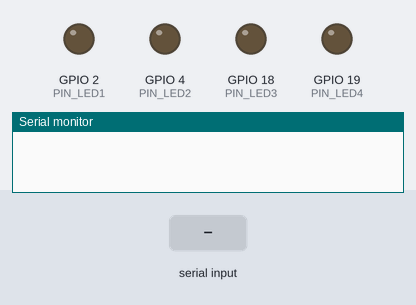
Bench run of a program on a simulated ESP32. Shown: output pins drawn as LEDs (lit = HIGH), the last lines printed to the serial monitor. The test bench sets the inputs (shaded band).

Above: at 1.2 s.
1.3 s: "ltr\n" received over Serial
At 2.3 s:
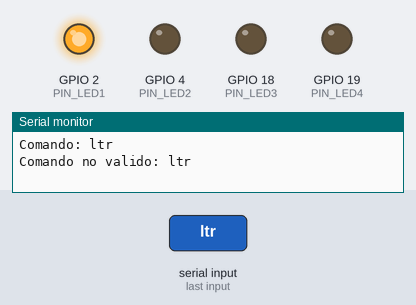
At 6.4 s:
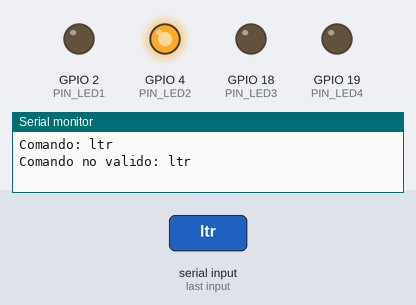
Timing chart, 0 to 16.5 s (numbered marks = the images above; inputs shaded):
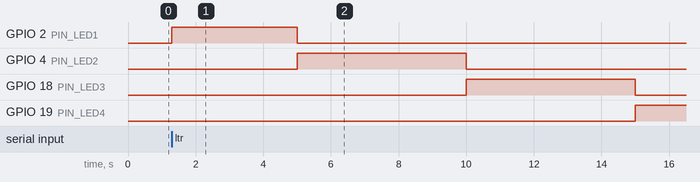

Measured:
- after the input at 1.3 s, GPIO 2 (PIN_LED1): LOW → HIGH at once, → LOW 3.7 s later; GPIO 4 (PIN_LED2): LOW → HIGH after 3.7 s, → LOW 5.0 s later; GPIO 18 (PIN_LED3): LOW → HIGH after 8.7 s, → LOW 5.0 s later; GPIO 19 (PIN_LED4): LOW → HIGH after 13.7 s

The program:

main.cpp
```cpp
#include <Arduino.h>
#include <string.h>
#include <nodelay.h>
noDelay delayTimer;

/*
 * blinkSerial2.ino
 *
 * Este programa hace que el LED de status del microcontrolador
 * ESP32 DEVKIT DOIT de 30 pines o un LED conectado al pin 2,
 * se encienda o apague controlado por comandos recibidos por
 * el puerto serie
 */
// Pin a la que esta conectado el LED, GPIO2
const unsigned int PIN_LED1 = 2;
const unsigned int PIN_LED2 = 4;
const unsigned int PIN_LED3 = 18;
const unsigned int PIN_LED4 = 19;
// Velocidad de transmisión del puerto serie
const unsigned int BAUD_RATE = 115200;
// Define los posibles estados del LED
void mensajeError(char *comando);
void apagarEncender(int accion);
void sideToSide(int accion);
void setup()
{
  // Establece el pin PIN_LED (GPIO2) como de salida.
  pinMode(PIN_LED1, OUTPUT);
  pinMode(PIN_LED2, OUTPUT);
  pinMode(PIN_LED3, OUTPUT);
  pinMode(PIN_LED4, OUTPUT);
  // Establece la velocidad de transmisión del puerto
  // serie al valor BAUD_RATE
  Serial.begin(BAUD_RATE);
  // Establece el estado inicial del LED
  apagarEncender(1);
}

void loop()
{
  apagarEncender(2);
  char comando[6];
  // Si hay caracteres disponibles para lectura en el puerto
  // serie
  if (Serial.available() > 0)
  {
    // Lee a lo mas 5 caracteres del puero serie o hasta que se
    // presione la tecla Enter y los guarda en el arreglo
    // comando.
    int n = Serial.readBytesUntil('\n', comando, 6);
    // Todas las cadenas en C/C++ terminan en el carácter de
    // fin de cadena, ‘\n’.
    comando[n] = '\0';
    // Escribe el comando al puerto serie
    Serial.print("Comando: ");
    Serial.println(comando);
    // Prender/apagar el LED
    //     Compara las cadenas s1 y s2 lexicográficamente.
    // La función regresa un entero que es menor que 0 si s1 es menor que s2; Regresa 0 si
    // s1 es igual a s2 y regresa un número que es mayor que 0 si s1 es mayor que s2.

    if (strcmp(comando, "off") == 0)
      apagarEncender(2);
    else
    {
      mensajeError(comando);
    }

    if (strcmp(comando, "ltr") == 0)
      sideToSide(1);
      if(strcmp(comando, "off") == 0){
        sideToSide(0);
      }
    else
    {
      mensajeError(comando);
    }
    if (strcmp(comando, "rtl") == 0)
      sideToSide(2);
    else
    {
      mensajeError(comando);
    }
    if (strcmp(comando, "flash") == 0)
      apagarEncender(3);
    else
    {
      mensajeError(comando);
    }
  }
}

void apagarEncender(int accion)
{
  if (accion == 1)
  {
    digitalWrite(PIN_LED1, HIGH);
    digitalWrite(PIN_LED2, HIGH);
    digitalWrite(PIN_LED3, HIGH);
    digitalWrite(PIN_LED4, HIGH);
  }
  else if (accion == 2)
  {
    digitalWrite(PIN_LED1, LOW);
    digitalWrite(PIN_LED2, LOW);
    digitalWrite(PIN_LED3, LOW);
    digitalWrite(PIN_LED4, LOW);
  }
  else if (accion == 3)
  {
    for (int i = 0; i <= 5; i++)
    {
      apagarEncender(1);
      delayTimer.setdelay(1000);
      while (!delayTimer.update())
        ;
      apagarEncender(2);
      delayTimer.setdelay(1000);
      while (!delayTimer.update())
        ;
    }
  }
}
void mensajeError(char *comando)
{
  Serial.print("Comando no valido: ");
  Serial.println(comando);
}
void sideToSide(int accion)
{
  apagarEncender(2);
  switch (accion)
  {
  case 1:
    digitalWrite(PIN_LED1, HIGH);
    delayTimer.setdelay(5000);
    while (!delayTimer.update())
      ;
    digitalWrite(PIN_LED1, LOW);

    digitalWrite(PIN_LED2, HIGH);
    delayTimer.setdelay(5000);
    while (!delayTimer.update())
      ;
    digitalWrite(PIN_LED2, LOW);

    digitalWrite(PIN_LED3, HIGH);
    delayTimer.setdelay(5000);
    while (!delayTimer.update())
      ;
    digitalWrite(PIN_LED3, LOW);

    digitalWrite(PIN_LED4, HIGH);
    delayTimer.setdelay(5000);
    while (!delayTimer.update())
      ;
    digitalWrite(PIN_LED4, LOW);
    break;
  case 2:
    digitalWrite(PIN_LED4, HIGH);
    delayTimer.setdelay(5000);
    while (!delayTimer.update())
      ;
    digitalWrite(PIN_LED4, LOW);

    digitalWrite(PIN_LED3, HIGH);
    delayTimer.setdelay(5000);
    while (!delayTimer.update())
      ;
    digitalWrite(PIN_LED3, LOW);

    digitalWrite(PIN_LED2, HIGH);
    delayTimer.setdelay(5000);
    while (!delayTimer.update())
      ;
    digitalWrite(PIN_LED2, LOW);

    digitalWrite(PIN_LED1, HIGH);
    delayTimer.setdelay(5000);
    while (!delayTimer.update())
      ;
    digitalWrite(PIN_LED1, LOW);
  case 0:
     apagarEncender(2);
    break;
  }

}
```
